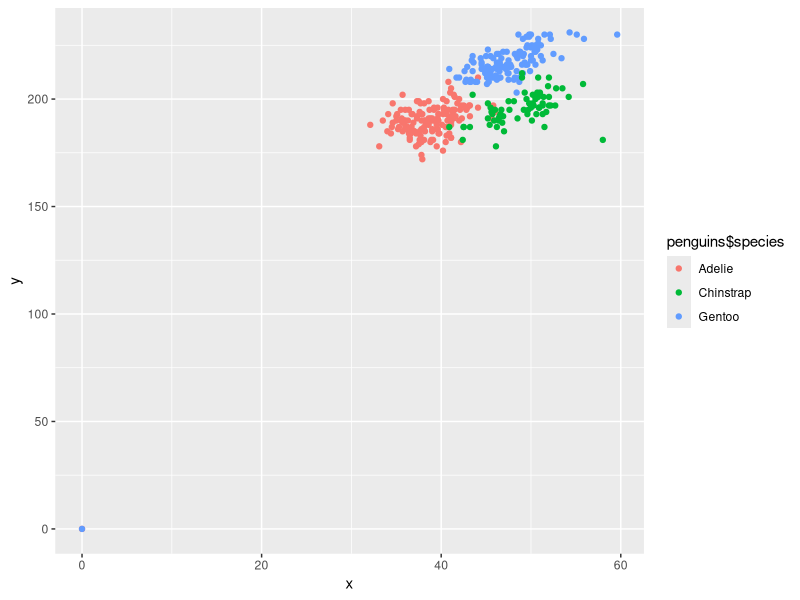
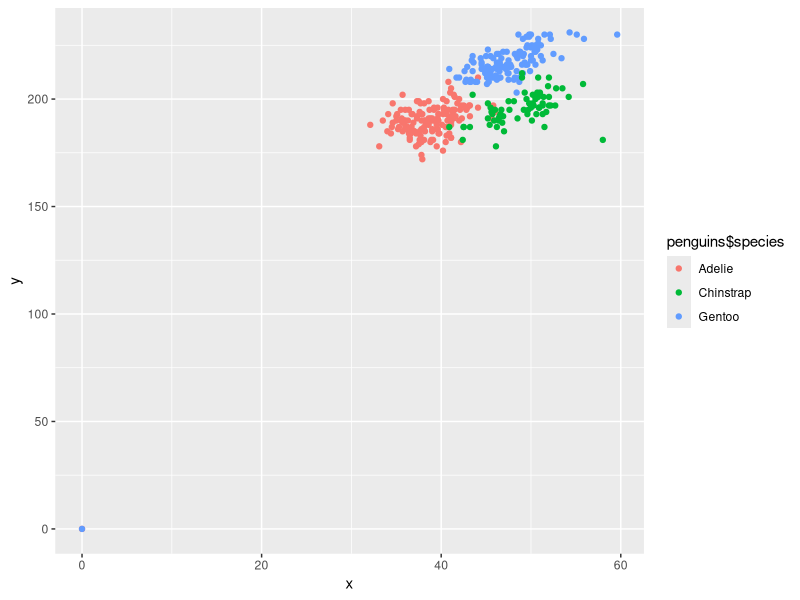

Write R code to recreate these figures, in order.
## ---- chunk 1
library(tidyverse)
problem1_df <- tibble(
  sample = rnorm(10), ## random sample of size 10 from a standard Normal distribution
  gr_than_0 = sample > 0, ## indicating whether elements of the sample are greater than 0
  vec_char = c("X", "i", "n", "y", "u", "a", "n", "L", "i", "u"), ##character vector with length = 10
  vec_factor = c("high", "high", "high", "medium", "medium", "medium", "low", "low", "low", "low") ## factor vector of length 10 with 3 levels 
)
mean(pull(problem1_df, var = 1))
mean(pull(problem1_df, var = 2))
mean(pull(problem1_df, var = 3))
mean(pull(problem1_df, var = 4))
## ---- chunk 2
data("penguins", package = "palmerpenguins")
penguins$flipper_length_mm[is.na(penguins$flipper_length_mm)] <- 0
penguins$bill_length_mm[is.na(penguins$bill_length_mm)] <- 0
## ---- chunk 3
pg_df <- tibble(
  x = penguins$bill_length_mm,
  y = penguins$flipper_length_mm
)

ggplot(pg_df, aes(x = x, y = y, color = penguins$species)) + geom_point()

ggsave("scatter_plot.pdf")
